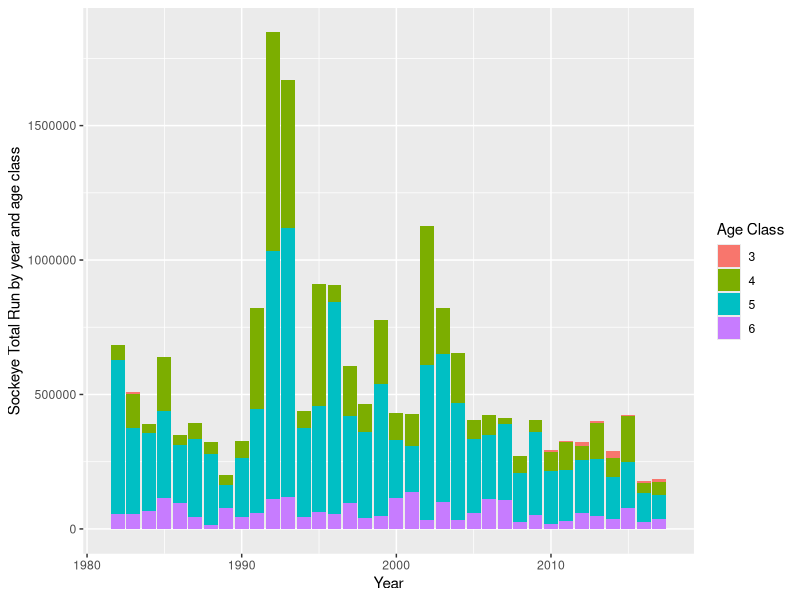

Here is the R script that generated this plot:
## ---- chunk 1
#| include: false
#| 
library(tidyverse)

# Read in Meziadin/Nass TE/TR data:
mez_nass_TR_TE <- read_csv("data/nass vs mez TR TE new.csv") %>%
  filter(type == "Total Return") %>%
  drop_na("Meziadin") %>%
  rename(runyear = year)
#Wide format to have total run and escapement as columns
TR_TE_wide <- pivot_wider(mez_nass_TR_TE, names_from = type, values_from = c(Meziadin, Nass))
# Read in Meziadin by age data:
mez_age <- read_csv("data/Mez scale data - Andy.csv") %>%
  rename(runyear = Year)
# Merge the two dataframes 
all_mezdata <- merge(TR_TE_wide, mez_age, by = "runyear") %>%
  # filter to only Meziadin data, remove uninformative columns
  subset(select = -c(`Nass_Total Return`, RunAge7, AgeComp, mez.p, non.mez)) %>%
  # add sockeye escapement for each age class (total * percent age)
  # add sockeye total return number for each age class
  mutate("3" = RunAge3*`Meziadin_Total Return`,
         "4" = RunAge4*`Meziadin_Total Return`,
         "5" = RunAge5*`Meziadin_Total Return`,
         "6" = RunAge6*`Meziadin_Total Return`) %>%
  # clarify column name for percentages
  rename(p.age3 = RunAge3, p.age4 = RunAge4, p.age5 = RunAge5, p.age6 = RunAge6)
# format for plotting
all_mezdata_long <- all_mezdata %>%
  pivot_longer(cols = "3":"6", names_to = "tr_ageclass", values_to = "tr_count")
## ---- chunk 2
#| echo: false
all_mezdata_long %>%
  rename(`Age Class` = tr_ageclass) %>%
  ggplot(aes(x = runyear, y = tr_count, fill = `Age Class`)) +
  geom_col() +
  xlab("Year") +
  ylab("Sockeye Total Run by year and age class")
